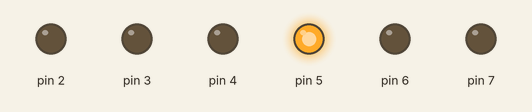
Bench run of a sketch on a simulated Arduino Uno, built with avr-gcc and run on an emulated ATmega328P. Shown: output pins drawn as LEDs (lit = HIGH).

Above: at 0.2 s.
At 1.0 s:
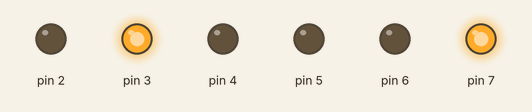
At 2.2 s:
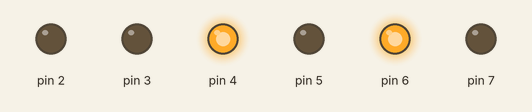
At 3.0 s:
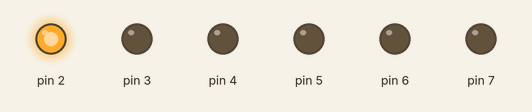
Timing chart, 0 to 3.7 s (numbered marks = the images above):
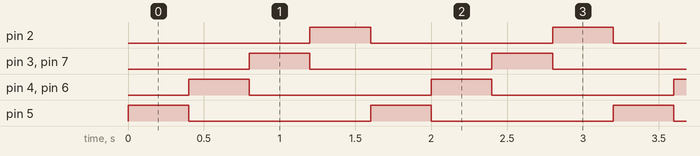

The sketch:

Latihan_5.ino
```cpp
// Digital Output Arduino
//Latihan 5: Running Led Display

void setup() {
  // put your setup code here, to run once:
  pinMode(2, OUTPUT);
  pinMode(3, OUTPUT);
  pinMode(4, OUTPUT);
  pinMode(5, OUTPUT);
  pinMode(6, OUTPUT);
  pinMode(7, OUTPUT);

}

void loop() {
  // put your main code here, to run repeatedly:
  digitalWrite(2, 0);
  digitalWrite(3, 0);
  digitalWrite(4, 0);
  digitalWrite(5, 1);
  digitalWrite(6, 0);
  digitalWrite(7, 0);
  digitalWrite(8, 0);
  delay(400);

  digitalWrite(2, 0);
  digitalWrite(3, 0);
  digitalWrite(4, 1);
  digitalWrite(5, 0);
  digitalWrite(6, 1);
  digitalWrite(7, 0);
  digitalWrite(8, 0);
  delay(400);
  digitalWrite(2, 0);
  digitalWrite(3, 1);
  digitalWrite(4, 0);
  digitalWrite(5, 0);
  digitalWrite(6, 0);
  digitalWrite(7, 1);
  digitalWrite(8, 0);
  delay(400);
  digitalWrite(2, 1);
  digitalWrite(3, 0);
  digitalWrite(4, 0);
  digitalWrite(5, 0);
  digitalWrite(6, 0);
  digitalWrite(7, 0);
  digitalWrite(8, 1);
  delay(400);
}
```

Measured:
- by itself, pin 2–7: alternates HIGH for 0.40 s and LOW for 1.2 s
- by itself, everything shown: repeats every 1.6 s, in 4 steps
